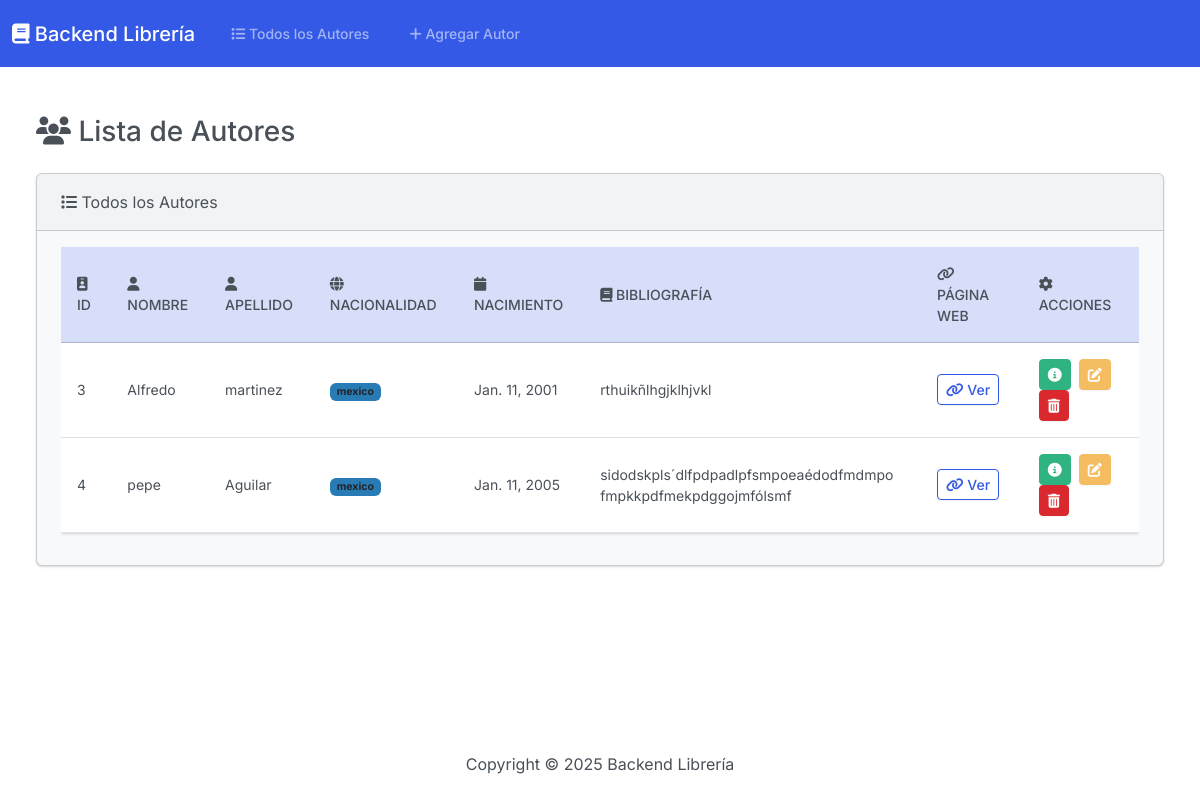
The page / on the database its author committed.
### app_autores/models.py (models this page shows, shortened)
class Autor(models.Model):
    autor_id = models.AutoField(primary_key=True)
    nombre = models.CharField(max_length=100)
    apellido = models.CharField(max_length=100)
    nacionalidad = models.CharField(max_length=100)
    fecha_nacimiento = models.DateField()
    bibliografia = models.TextField()
    pagina_web = models.URLField(max_length=200, null=True, blank=True)

### app_autores/views.py (the view)
# urls.py: path('', views.index, name='index'),
def index(request):
    autores = Autor.objects.all()
    return render(request, 'app_autores/index.html', {'autores': autores})

### app_autores/templates/app_autores/index.html (shortened to what this page needs)
{% extends "app_autores/base.html" %}
{% block body %}
<h3 class="m-4"><i class="fa-solid fa-users"></i> Lista de Autores</h3>
<div class="row">
    <div class="col-12">
        {% if autores %}
        <div class="card bg-light ms-4 me-4 mb-4">
            <div class="card-header"><i class="fa-solid fa-list"></i> Todos los Autores</div>
            <div class="card-body">
                <div class="table-responsive">
                    <table class="table table-hover align-middle">
                        <thead class="table-primary">
                            <tr>
                                <th><i class="fa-solid fa-id-badge"></i> ID</th>
                                <th><i class="fa-solid fa-user"></i> Nombre</th>
                                <th><i class="fa-solid fa-user"></i> Apellido</th>
                                <th><i class="fa-solid fa-globe"></i> Nacionalidad</th>
                                <th><i class="fa-solid fa-calendar"></i> Nacimiento</th>
                                <th><i class="fa-solid fa-book"></i> Bibliografía</th>
                                <th><i class="fa-solid fa-link"></i> Página Web</th>
                                <th><i class="fa-solid fa-gear"></i> Acciones</th>
                            </tr>
                        </thead>
                        <tbody>
                            {% for autor in autores %}
                            <tr>
                                <td>{{ autor.autor_id }}</td>
                                <td>{{ autor.nombre }}</td>
                                <td>{{ autor.apellido }}</td>
                                <td><span class="badge bg-info text-dark">{{ autor.nacionalidad }}</span></td>
                                <td>{{ autor.fecha_nacimiento }}</td>
                                <td>{{ autor.bibliografia|truncatewords:10 }}</td>
                                <td>
                                    {% if autor.pagina_web %}
                                    <a href="{{ autor.pagina_web }}" target="_blank" class="btn btn-sm btn-outline-primary">
                                        <i class="fa-solid fa-link"></i> Ver
                                    </a>
                                    {% else %}
                                    <span class="text-muted">N/A</span>
                                    {% endif %}
                                </td>
                                <td>
                                    <button type="button" class="btn btn-success btn-sm me-1" data-bs-toggle="modal" data-bs-target="#myModal{{ autor.autor_id }}">
                                        <i class="fa-solid fa-circle-info"></i>
                                    </button>
                                    <a class="btn btn-warning btn-sm me-1" href="{% url 'edit' autor.autor_id %}">
                                        <i class="fa-solid fa-pen-to-square"></i>
                                    </a>
                                    <button type="button" class="btn btn-danger btn-sm" data-bs-toggle="modal" data-bs-target="#delete{{ autor.autor_id }}">
                                        <i class="fa-solid fa-trash-can"></i>
                                    </button>
                                </td>
                            </tr>
                            {% endfor %}
                        </tbody>
                    </table>
                </div>
            </div>
        </div>
        {% else %}
        <h5 class="alert alert-primary ms-4 me-4">No hay autores registrados</h5>
        {% endif %}
    </div>
</div>
{% endblock %}

### app_autores/templates/app_autores/base.html (shortened to what this page needs)
{% load static %}
<!DOCTYPE html>
<html lang="es">
<head>
    <link href="{% static 'css/bootstrap.min.css' %}" rel="stylesheet">
    <link rel="stylesheet" href="https://cdnjs.cloudflare.com/ajax/libs/font-awesome/6.4.0/css/all.min.css">
    <link rel="stylesheet" href="https://cdn.jsdelivr.net/npm/bootstrap-icons@1.10.5/font/bootstrap-icons.css">
</head>
<body class="d-flex flex-column min-vh-100">
    <nav class="navbar navbar-expand-lg navbar-dark bg-primary">
        <div class="container-fluid">
            <a class="navbar-brand" href="{% url 'index' %}">
                <i class="fa-solid fa-book"></i> Backend Librería
            </a>
            <div class="collapse navbar-collapse" id="navbarColor01">
                <ul class="navbar-nav me-auto">
                    <li class="nav-item">
                        <a class="nav-link" href="{% url 'index' %}">
                            <i class="fa-solid fa-list"></i> Todos los Autores
                        </a>
                    </li>
                    <li class="nav-item">
                        <a class="nav-link" href="{% url 'add' %}">
                            <i class="fa-solid fa-plus"></i> Agregar Autor
                        </a>
                    </li>
                </ul>
            </div>
        </div>
    </nav>
    <div class="container-fluid mt-4">
        {% block body %}{% endblock %}
    </div>
    <footer class="mt-auto mb-4 text-center">
        <span>Copyright &copy; <script>document.write(new Date().getFullYear())</script> Backend Librería</span>
    </footer>
</body>
</html>

### app_autores/templates/app_autores/base.html (style rules this page uses)
.table td, .table th { vertical-align: middle; }

### rows shown on the page
Autor: autor_id "3", nombre "Alfredo", apellido "martinez", nacionalidad "mexico", fecha_nacimiento "Jan. 11, 2001", bibliografia "rthuikñlhgjklhjvkl"
Autor: autor_id "4", nombre "pepe", apellido "Aguilar", nacionalidad "mexico", fecha_nacimiento "Jan. 11, 2005", bibliografia "sidodskpls´dlfpdpadlpfsmpoeaédodfmdmpo fmpkkpdfmekpdggojmfólsmf"
